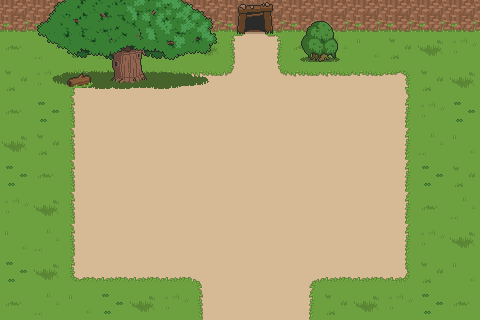

This is a level from a 2D game, rendered from its Tiled map with the project's own tilesets. A one-line summary and the complete map file follow:
An orthogonal 15x10 tile map with 32x32 px tiles, 4 tile layers (floor, cliff, decor1, decor2) and 3 objects (bonfire, playerStart, chord).

<map version="1.10" tiledversion="1.11.0" orientation="orthogonal" renderorder="right-down" width="15" height="10" tilewidth="32" tileheight="32" infinite="0" nextlayerid="8" nextobjectid="13">
 <editorsettings>
  <export target="stage_01_night.json" format="json" />
 </editorsettings>
 <tileset firstgid="1" name="Forest-Prairie Tileset v1" tilewidth="32" tileheight="32" tilecount="567" columns="21">
  <image source="../Forest-Prairie Tileset v1.png" width="672" height="864" />
  <tile id="128">
   <properties>
    <property name="collides" type="bool" value="true" />
   </properties>
  </tile>
  <tile id="129">
   <properties>
    <property name="collides" type="bool" value="true" />
   </properties>
  </tile>
  <tile id="130">
   <properties>
    <property name="collides" type="bool" value="true" />
   </properties>
  </tile>
  <tile id="131">
   <properties>
    <property name="collides" type="bool" value="true" />
   </properties>
  </tile>
  <tile id="132">
   <properties>
    <property name="collides" type="bool" value="true" />
   </properties>
  </tile>
  <tile id="133">
   <properties>
    <property name="collides" type="bool" value="true" />
   </properties>
  </tile>
  <tile id="134">
   <properties>
    <property name="collides" type="bool" value="true" />
   </properties>
  </tile>
  <tile id="135">
   <properties>
    <property name="collides" type="bool" value="true" />
   </properties>
  </tile>
  <tile id="136">
   <properties>
    <property name="collides" type="bool" value="true" />
   </properties>
  </tile>
  <tile id="137">
   <properties>
    <property name="collides" type="bool" value="true" />
   </properties>
  </tile>
  <tile id="138">
   <properties>
    <property name="collides" type="bool" value="true" />
   </properties>
  </tile>
  <tile id="139">
   <properties>
    <property name="collides" type="bool" value="true" />
   </properties>
  </tile>
  <tile id="140">
   <properties>
    <property name="collides" type="bool" value="true" />
   </properties>
  </tile>
  <tile id="141">
   <properties>
    <property name="collides" type="bool" value="true" />
   </properties>
  </tile>
  <tile id="142">
   <properties>
    <property name="collides" type="bool" value="true" />
   </properties>
  </tile>
  <tile id="143">
   <properties>
    <property name="collides" type="bool" value="true" />
   </properties>
  </tile>
  <tile id="144">
   <properties>
    <property name="collides" type="bool" value="true" />
   </properties>
  </tile>
  <tile id="149">
   <properties>
    <property name="collides" type="bool" value="true" />
   </properties>
  </tile>
  <tile id="150">
   <properties>
    <property name="collides" type="bool" value="true" />
   </properties>
  </tile>
  <tile id="151">
   <properties>
    <property name="collides" type="bool" value="true" />
   </properties>
  </tile>
  <tile id="152">
   <properties>
    <property name="collides" type="bool" value="true" />
   </properties>
  </tile>
  <tile id="153">
   <properties>
    <property name="collides" type="bool" value="true" />
   </properties>
  </tile>
  <tile id="154">
   <properties>
    <property name="collides" type="bool" value="true" />
   </properties>
  </tile>
  <tile id="155">
   <properties>
    <property name="collides" type="bool" value="true" />
   </properties>
  </tile>
  <tile id="156">
   <properties>
    <property name="collides" type="bool" value="true" />
   </properties>
  </tile>
  <tile id="157">
   <properties>
    <property name="collides" type="bool" value="true" />
   </properties>
  </tile>
  <tile id="158">
   <properties>
    <property name="collides" type="bool" value="true" />
   </properties>
  </tile>
  <tile id="159">
   <properties>
    <property name="collides" type="bool" value="true" />
   </properties>
  </tile>
  <tile id="160">
   <properties>
    <property name="collides" type="bool" value="true" />
   </properties>
  </tile>
  <tile id="161">
   <properties>
    <property name="collides" type="bool" value="true" />
   </properties>
  </tile>
  <tile id="162">
   <properties>
    <property name="collides" type="bool" value="true" />
   </properties>
  </tile>
  <tile id="163">
   <properties>
    <property name="collides" type="bool" value="true" />
   </properties>
  </tile>
  <tile id="164">
   <properties>
    <property name="collides" type="bool" value="true" />
   </properties>
  </tile>
  <tile id="165">
   <properties>
    <property name="collides" type="bool" value="true" />
   </properties>
  </tile>
  <tile id="166">
   <properties>
    <property name="collides" type="bool" value="true" />
   </properties>
  </tile>
  <tile id="170">
   <properties>
    <property name="collides" type="bool" value="true" />
   </properties>
  </tile>
  <tile id="171">
   <properties>
    <property name="collides" type="bool" value="true" />
   </properties>
  </tile>
  <tile id="172">
   <properties>
    <property name="collides" type="bool" value="true" />
   </properties>
  </tile>
  <tile id="173">
   <properties>
    <property name="collides" type="bool" value="true" />
   </properties>
  </tile>
  <tile id="174">
   <properties>
    <property name="collides" type="bool" value="true" />
   </properties>
  </tile>
  <tile id="175">
   <properties>
    <property name="collides" type="bool" value="true" />
   </properties>
  </tile>
  <tile id="176">
   <properties>
    <property name="collides" type="bool" value="true" />
   </properties>
  </tile>
  <tile id="177">
   <properties>
    <property name="collides" type="bool" value="true" />
   </properties>
  </tile>
  <tile id="178">
   <properties>
    <property name="collides" type="bool" value="true" />
   </properties>
  </tile>
  <tile id="179">
   <properties>
    <property name="collides" type="bool" value="true" />
   </properties>
  </tile>
  <tile id="180">
   <properties>
    <property name="collides" type="bool" value="true" />
   </properties>
  </tile>
  <tile id="181">
   <properties>
    <property name="collides" type="bool" value="true" />
   </properties>
  </tile>
  <tile id="182">
   <properties>
    <property name="collides" type="bool" value="true" />
   </properties>
  </tile>
  <tile id="183">
   <properties>
    <property name="collides" type="bool" value="true" />
   </properties>
  </tile>
  <tile id="185">
   <properties>
    <property name="collides" type="bool" value="true" />
   </properties>
  </tile>
  <tile id="186">
   <properties>
    <property name="collides" type="bool" value="true" />
   </properties>
  </tile>
  <tile id="187">
   <properties>
    <property name="collides" type="bool" value="true" />
   </properties>
  </tile>
  <tile id="190">
   <properties>
    <property name="collides" type="bool" value="true" />
   </properties>
  </tile>
  <tile id="191">
   <properties>
    <property name="collides" type="bool" value="true" />
   </properties>
  </tile>
  <tile id="192">
   <properties>
    <property name="collides" type="bool" value="true" />
   </properties>
  </tile>
  <tile id="193">
   <properties>
    <property name="collides" type="bool" value="true" />
   </properties>
  </tile>
  <tile id="194">
   <properties>
    <property name="collides" type="bool" value="true" />
   </properties>
  </tile>
  <tile id="195">
   <properties>
    <property name="collides" type="bool" value="true" />
   </properties>
  </tile>
  <tile id="196">
   <properties>
    <property name="collides" type="bool" value="true" />
   </properties>
  </tile>
  <tile id="197">
   <properties>
    <property name="collides" type="bool" value="true" />
   </properties>
  </tile>
  <tile id="200">
   <properties>
    <property name="collides" type="bool" value="true" />
   </properties>
  </tile>
  <tile id="201">
   <properties>
    <property name="collides" type="bool" value="true" />
   </properties>
  </tile>
  <tile id="202">
   <properties>
    <property name="collides" type="bool" value="true" />
   </properties>
  </tile>
  <tile id="203">
   <properties>
    <property name="collides" type="bool" value="true" />
   </properties>
  </tile>
  <tile id="204">
   <properties>
    <property name="collides" type="bool" value="true" />
   </properties>
  </tile>
  <tile id="211">
   <properties>
    <property name="collides" type="bool" value="true" />
   </properties>
  </tile>
  <tile id="212">
   <properties>
    <property name="collides" type="bool" value="true" />
   </properties>
  </tile>
  <tile id="213">
   <properties>
    <property name="collides" type="bool" value="true" />
   </properties>
  </tile>
  <tile id="214">
   <properties>
    <property name="collides" type="bool" value="true" />
   </properties>
  </tile>
  <tile id="215">
   <properties>
    <property name="collides" type="bool" value="true" />
   </properties>
  </tile>
  <tile id="216">
   <properties>
    <property name="collides" type="bool" value="true" />
   </properties>
  </tile>
  <tile id="217">
   <properties>
    <property name="collides" type="bool" value="true" />
   </properties>
  </tile>
  <tile id="218">
   <properties>
    <property name="collides" type="bool" value="true" />
   </properties>
  </tile>
  <tile id="219">
   <properties>
    <property name="collides" type="bool" value="true" />
   </properties>
  </tile>
  <tile id="220">
   <properties>
    <property name="collides" type="bool" value="true" />
   </properties>
  </tile>
  <tile id="221">
   <properties>
    <property name="collides" type="bool" value="true" />
   </properties>
  </tile>
  <tile id="222">
   <properties>
    <property name="collides" type="bool" value="true" />
   </properties>
  </tile>
  <tile id="223">
   <properties>
    <property name="collides" type="bool" value="true" />
   </properties>
  </tile>
  <tile id="224">
   <properties>
    <property name="collides" type="bool" value="true" />
   </properties>
  </tile>
  <tile id="225">
   <properties>
    <property name="collides" type="bool" value="true" />
   </properties>
  </tile>
  <tile id="227">
   <properties>
    <property name="collides" type="bool" value="true" />
   </properties>
  </tile>
  <tile id="228">
   <properties>
    <property name="collides" type="bool" value="true" />
   </properties>
  </tile>
  <tile id="232">
   <properties>
    <property name="collides" type="bool" value="true" />
   </properties>
  </tile>
  <tile id="233">
   <properties>
    <property name="collides" type="bool" value="true" />
   </properties>
  </tile>
  <tile id="234">
   <properties>
    <property name="collides" type="bool" value="true" />
   </properties>
  </tile>
  <tile id="235">
   <properties>
    <property name="collides" type="bool" value="true" />
   </properties>
  </tile>
  <tile id="236">
   <properties>
    <property name="collides" type="bool" value="true" />
   </properties>
  </tile>
  <tile id="237">
   <properties>
    <property name="collides" type="bool" value="true" />
   </properties>
  </tile>
  <tile id="238">
   <properties>
    <property name="collides" type="bool" value="true" />
   </properties>
  </tile>
  <tile id="239">
   <properties>
    <property name="collides" type="bool" value="true" />
   </properties>
  </tile>
  <tile id="240">
   <properties>
    <property name="collides" type="bool" value="true" />
   </properties>
  </tile>
  <tile id="241">
   <properties>
    <property name="collides" type="bool" value="true" />
   </properties>
  </tile>
  <tile id="242">
   <properties>
    <property name="collides" type="bool" value="true" />
   </properties>
  </tile>
  <tile id="243">
   <properties>
    <property name="collides" type="bool" value="true" />
   </properties>
  </tile>
  <tile id="244">
   <properties>
    <property name="collides" type="bool" value="true" />
   </properties>
  </tile>
  <tile id="246">
   <properties>
    <property name="collides" type="bool" value="true" />
   </properties>
  </tile>
  <tile id="248">
   <properties>
    <property name="collides" type="bool" value="true" />
   </properties>
  </tile>
  <tile id="249">
   <properties>
    <property name="collides" type="bool" value="true" />
   </properties>
  </tile>
  <tile id="258">
   <properties>
    <property name="collides" type="bool" value="true" />
   </properties>
  </tile>
  <tile id="259">
   <properties>
    <property name="collides" type="bool" value="true" />
   </properties>
  </tile>
  <tile id="260">
   <properties>
    <property name="collides" type="bool" value="true" />
   </properties>
  </tile>
  <tile id="261">
   <properties>
    <property name="collides" type="bool" value="true" />
   </properties>
  </tile>
  <tile id="262">
   <properties>
    <property name="collides" type="bool" value="true" />
   </properties>
  </tile>
  <tile id="263">
   <properties>
    <property name="collides" type="bool" value="true" />
   </properties>
  </tile>
  <tile id="264">
   <properties>
    <property name="collides" type="bool" value="true" />
   </properties>
  </tile>
  <tile id="265">
   <properties>
    <property name="collides" type="bool" value="true" />
   </properties>
  </tile>
  <tile id="269">
   <properties>
    <property name="collides" type="bool" value="true" />
   </properties>
  </tile>
  <tile id="270">
   <properties>
    <property name="collides" type="bool" value="true" />
   </properties>
  </tile>
  <tile id="279">
   <properties>
    <property name="collides" type="bool" value="true" />
   </properties>
  </tile>
  <tile id="280">
   <properties>
    <property name="collides" type="bool" value="true" />
   </properties>
  </tile>
  <tile id="281">
   <properties>
    <property name="collides" type="bool" value="true" />
   </properties>
  </tile>
  <tile id="282">
   <properties>
    <property name="collides" type="bool" value="true" />
   </properties>
  </tile>
  <tile id="283">
   <properties>
    <property name="collides" type="bool" value="true" />
   </properties>
  </tile>
  <tile id="284">
   <properties>
    <property name="collides" type="bool" value="true" />
   </properties>
  </tile>
  <tile id="285">
   <properties>
    <property name="collides" type="bool" value="true" />
   </properties>
  </tile>
  <tile id="286">
   <properties>
    <property name="collides" type="bool" value="true" />
   </properties>
  </tile>
  <tile id="290">
   <properties>
    <property name="collides" type="bool" value="true" />
   </properties>
  </tile>
  <tile id="291">
   <properties>
    <property name="collides" type="bool" value="true" />
   </properties>
  </tile>
  <tile id="300">
   <properties>
    <property name="collides" type="bool" value="true" />
   </properties>
  </tile>
  <tile id="301">
   <properties>
    <property name="collides" type="bool" value="true" />
   </properties>
  </tile>
  <tile id="302">
   <properties>
    <property name="collides" type="bool" value="true" />
   </properties>
  </tile>
  <tile id="303">
   <properties>
    <property name="collides" type="bool" value="true" />
   </properties>
  </tile>
  <tile id="305">
   <properties>
    <property name="collides" type="bool" value="true" />
   </properties>
  </tile>
  <tile id="306">
   <properties>
    <property name="collides" type="bool" value="true" />
   </properties>
  </tile>
  <tile id="307">
   <properties>
    <property name="collides" type="bool" value="true" />
   </properties>
  </tile>
  <tile id="321">
   <properties>
    <property name="collides" type="bool" value="true" />
   </properties>
  </tile>
  <tile id="322">
   <properties>
    <property name="collides" type="bool" value="true" />
   </properties>
  </tile>
  <tile id="323">
   <properties>
    <property name="collides" type="bool" value="true" />
   </properties>
  </tile>
  <tile id="474">
   <properties>
    <property name="collides" type="bool" value="true" />
   </properties>
  </tile>
 </tileset>
 <layer id="1" name="floor" width="15" height="10">
  <data encoding="csv">
301,302,301,302,301,302,304,302,303,304,303,302,304,218,218,
322,323,304,323,322,301,302,303,304,322,323,324,301,302,303,
301,303,6,46,46,46,46,47,45,46,46,7,8,301,302,
322,304,27,28,28,28,28,28,28,28,28,28,29,303,304,
302,301,27,28,28,28,28,28,28,28,28,28,29,323,324,
304,322,27,28,28,28,28,28,28,28,28,28,29,304,301,
303,302,27,28,28,28,28,28,28,28,28,28,29,322,323,
324,323,27,28,28,28,28,28,28,28,28,28,29,303,302,
304,302,48,49,49,49,5,28,28,3,49,49,50,301,324,
322,323,324,304,302,303,27,28,28,29,301,302,303,304,322
</data>
 </layer>
 <layer id="5" name="cliff" width="15" height="10">
  <data encoding="csv">
281,281,281,281,281,281,281,319,320,281,281,281,281,281,281,
0,0,0,0,0,0,0,340,341,0,0,0,0,0,0,
0,0,0,0,0,0,0,0,0,0,0,0,0,0,0,
0,0,0,0,0,0,0,0,0,0,0,0,0,0,0,
0,0,0,0,0,0,0,0,0,0,0,0,0,0,0,
0,0,0,0,0,0,0,0,0,0,0,0,0,0,0,
0,0,0,0,0,0,0,0,0,0,0,0,0,0,0,
0,0,0,0,0,0,0,0,0,0,0,0,0,0,0,
0,0,0,0,0,0,0,0,0,0,0,0,0,0,0,
0,0,0,0,0,0,0,0,0,0,0,0,0,0,0
</data>
 </layer>
 <layer id="4" name="decor1" width="15" height="10">
  <data encoding="csv">
0,436,437,438,439,440,441,0,0,328,329,0,0,0,0,
0,457,458,459,460,461,462,0,0,349,350,0,0,0,0,
0,478,479,480,481,482,483,0,0,0,0,0,0,0,0,
0,0,0,0,0,0,0,0,0,0,0,0,0,0,0,
0,0,0,0,0,0,0,0,0,0,0,0,0,0,0,
0,0,0,0,0,0,0,0,0,0,0,0,0,0,0,
0,0,0,0,0,0,0,0,0,0,0,0,0,0,0,
0,0,0,0,0,0,0,0,0,0,0,0,0,0,0,
0,0,0,0,0,0,0,0,0,0,0,0,0,0,0,
0,0,0,0,0,0,0,0,0,0,0,0,0,0,0
</data>
 </layer>
 <layer id="6" name="decor2" width="15" height="10">
  <data encoding="csv">
0,0,0,0,0,0,0,0,0,0,0,0,0,0,0,
0,0,0,0,0,0,0,0,0,0,0,0,0,0,0,
0,0,470,0,0,0,0,0,0,0,0,0,0,0,0,
0,0,0,0,0,0,0,0,0,0,0,0,0,0,0,
0,0,0,0,0,0,0,0,0,0,0,0,0,0,0,
0,0,0,0,0,0,0,0,0,0,0,0,0,0,0,
0,0,0,0,0,0,0,0,0,0,0,0,0,0,0,
0,0,0,0,0,0,0,0,0,0,0,0,0,0,0,
0,0,0,0,0,0,0,0,0,0,0,0,0,0,0,
0,0,0,0,0,0,0,0,0,0,0,0,0,0,0
</data>
 </layer>
 <objectgroup id="7" name="object">
  <object id="1" name="bonfire" x="224" y="159.5">
   <point />
  </object>
  <object id="2" name="playerStart" x="128.5" y="160">
   <point />
  </object>
  <object id="3" name="chord" x="287" y="97.5">
   <point />
  </object>
 </objectgroup>
</map>
